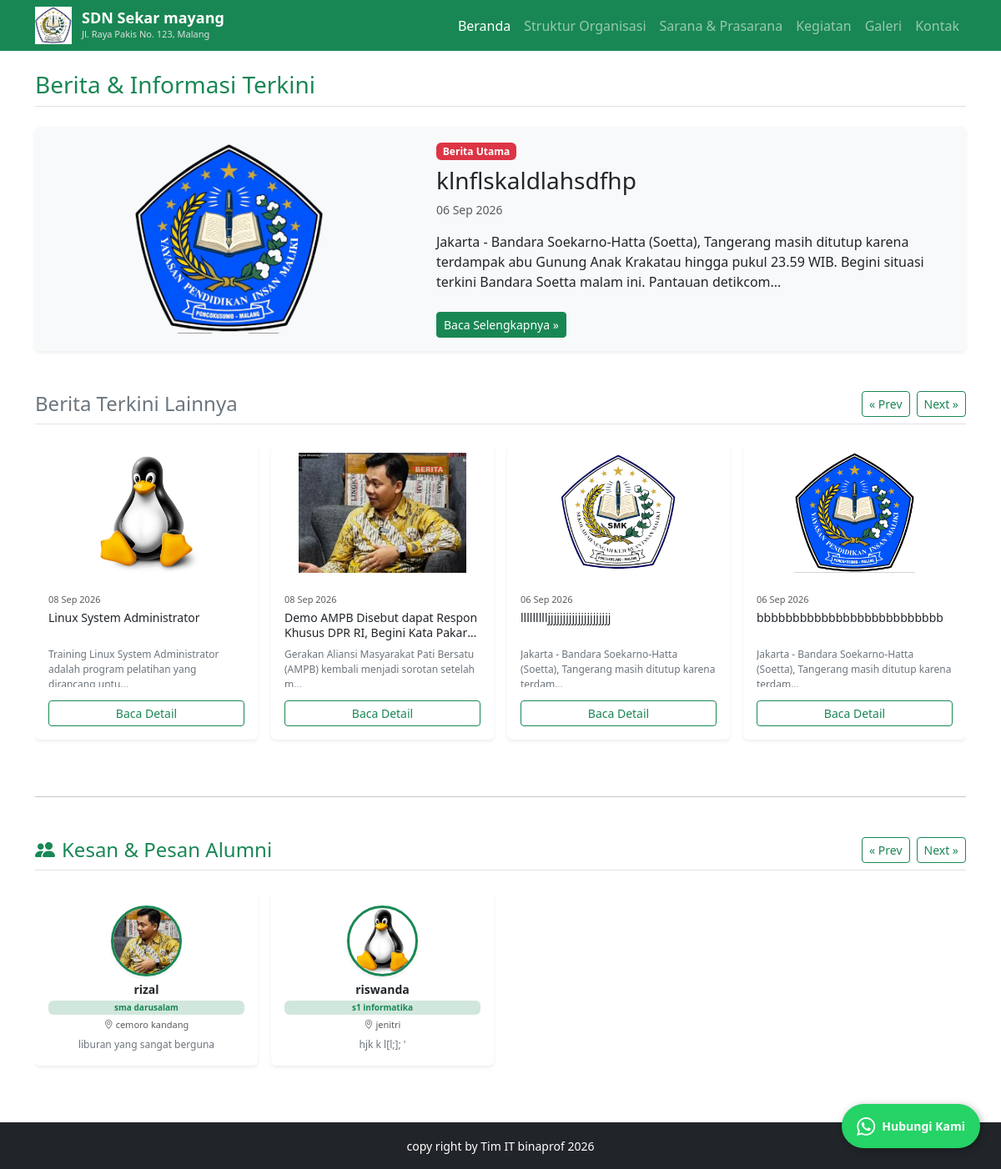
The page / on the database its author committed.
### tables this page shows
CREATE TABLE `profil_sekolah` (
  `id` int(11) NOT NULL,
  `nama_sekolah` varchar(255) NOT NULL,
  `alamat` text NOT NULL,
  `logo` varchar(255) NOT NULL
);

CREATE TABLE `berita` (
  `id` int(11) NOT NULL,
  `judul` varchar(255) NOT NULL,
  `slug` varchar(255) NOT NULL,
  `isi` text NOT NULL,
  `gambar` varchar(255) DEFAULT NULL,
  `kategori` enum('utama','biasa') DEFAULT 'biasa',
  `tanggal` timestamp NOT NULL DEFAULT current_timestamp()
);

CREATE TABLE `alumni` (
  `id` int(11) NOT NULL,
  `nama` varchar(100) NOT NULL,
  `pendidikan` varchar(100) NOT NULL,
  `alamat` varchar(150) NOT NULL,
  `kesan_pesan` text NOT NULL,
  `foto` varchar(255) NOT NULL,
  `created_at` timestamp NOT NULL DEFAULT current_timestamp()
);

### index.php (the view, shortened to what this page needs)
<?php
include 'header.php';
$query_utama = mysqli_query($koneksi, "SELECT * FROM berita WHERE kategori='utama' ORDER BY id DESC LIMIT 1");
$berita_utama = mysqli_fetch_assoc($query_utama);
$query_cuplikan = mysqli_query($koneksi, "SELECT * FROM berita WHERE id != '" . ($berita_utama['id'] ?? 0) . "' ORDER BY id DESC LIMIT 8");
$query_alumni = mysqli_query($koneksi, "SELECT * FROM alumni ORDER BY id DESC");
?>
<div class="container my-4">
    <h3 class="border-bottom pb-2 mb-4 text-success">Berita & Informasi Terkini</h3>
    <?php if ($berita_utama): ?>
    <div class="card mb-5 border-0 shadow-sm overflow-hidden">
        <div class="row g-0 align-items-center bg-light">
            <div class="col-md-5">
                <img src="uploads/<?= $berita_utama['gambar']; ?>" class="img-fluid p-3 w-100" style="height: 260px; object-fit: contain;" alt="Berita Utama">
            </div>
            <div class="col-md-7">
                <div class="card-body">
                    <span class="badge bg-danger mb-2">Berita Utama</span>
                    <h3 class="card-title text-dark"><?= $berita_utama['judul']; ?></h3>
                    <p class="text-muted small"><?= date('d M Y', strtotime($berita_utama['tanggal'])); ?></p>
                    <p class="card-text"><?= substr(strip_tags($berita_utama['isi']), 0, 200); ?>...</p>
                    <a href="detail_berita.php?id=<?= $berita_utama['id']; ?>" class="btn btn-success btn-sm mt-2">Baca Selengkapnya &raquo;</a>
                </div>
            </div>
        </div>
    </div>
    <?php endif; ?>
    <div class="d-flex justify-content-between align-items-center border-bottom pb-2 mb-3">
        <h4 class="text-secondary mb-0">Berita Terkini Lainnya</h4>
        <div class="d-flex gap-2">
            <button class="btn btn-sm btn-outline-success" onclick="scrollNews(-1)">&laquo; Prev</button>
            <button class="btn btn-sm btn-outline-success" onclick="scrollNews(1)">Next &raquo;</button>
        </div>
    </div>
    <div class="news-slider-container">
        <div class="news-slider-track" id="newsTrack">
            <?php
            if ($query_cuplikan && mysqli_num_rows($query_cuplikan) > 0):
                while ($row = mysqli_fetch_assoc($query_cuplikan)):
            ?>
            <div class="news-card-item">
                <div class="card h-100 shadow-sm border-0">
                    <img src="uploads/<?= $row['gambar']; ?>" class="card-img-top p-2" style="height: 160px; object-fit: contain;" alt="<?= $row['judul']; ?>">
                    <div class="card-body d-flex flex-column p-3">
                        <span class="text-muted small mb-1" style="font-size: 11px;"><?= date('d M Y', strtotime($row['tanggal'])); ?></span>
                        <h6 class="card-title text-dark font-weight-bold mb-2" style="font-size: 14px; line-height: 1.3; height: 36px; overflow: hidden; display: -webkit-box; -webkit-line-clamp: 2; -webkit-box-orient: vertical;">
                            <?= $row['judul']; ?>
                        </h6>
                        <p class="card-text small text-secondary mb-3" style="font-size: 12px; height: 48px; overflow: hidden; display: -webkit-box; -webkit-line-clamp: 3; -webkit-box-orient: vertical;">
                            <?= substr(strip_tags($row['isi']), 0, 80); ?>...
                        </p>
                        <a href="detail_berita.php?id=<?= $row['id']; ?>" class="btn btn-sm btn-outline-success w-100 mt-auto">Baca Detail</a>
                    </div>
                </div>
            </div>
            <?php
                endwhile;
            else:
            ?>
                <p class="text-muted small ms-2">Belum ada berita lainnya.</p>
            <?php endif; ?>
        </div>
    </div>
    <hr class="my-5">
    <div class="d-flex justify-content-between align-items-center border-bottom pb-2 mb-3">
        <h4 class="text-success mb-0"><i class="bi bi-people-fill me-2"></i>Kesan & Pesan Alumni</h4>
        <div class="d-flex gap-2">
            <button class="btn btn-sm btn-outline-success" onclick="scrollAlumni(-1)">&laquo; Prev</button>
            <button class="btn btn-sm btn-outline-success" onclick="scrollAlumni(1)">Next &raquo;</button>
        </div>
    </div>
    <div class="alumni-slider-container">
        <div class="alumni-slider-track" id="alumniTrack">
            <?php
            if ($query_alumni && mysqli_num_rows($query_alumni) > 0):
                while ($alumni = mysqli_fetch_assoc($query_alumni)):
            ?>
            <div class="alumni-card-item">
                <div class="card h-100 shadow-sm border-0 text-center p-3">
                    <div class="mb-2">
                        <img src="uploads/<?= $alumni['foto']; ?>" class="img-alumni shadow-sm" alt="<?= $alumni['nama']; ?>">
                    </div>
                    <h6 class="fw-bold text-dark mb-1" style="font-size: 14px;"><?= $alumni['nama']; ?></h6>
                    <span class="badge bg-success-subtle text-success mb-1" style="font-size: 10px;"><?= $alumni['pendidikan']; ?></span>
                    <p class="text-muted small mb-2" style="font-size: 11px;"><i class="bi bi-geo-alt"></i> <?= $alumni['alamat']; ?></p>
                    <p class="card-text text-secondary small" style="font-size: 12px; line-height: 1.4;">
                        <?= $alumni['kesan_pesan']; ?>
                    </p>
                </div>
            </div>
            <?php
                endwhile;
            else:
            ?>
                <p class="text-muted small ms-2">Belum ada kesan & pesan alumni yang ditambahkan.</p>
            <?php endif; ?>
        </div>
    </div>
</div>
<footer class="bg-dark text-white text-center py-3 mt-5">
    <small>copy right by Tim IT binaprof 2026</small>
</footer>
</body>
</html>

### header.php (shortened to what this page needs)
<?php
include 'koneksi.php';
$query_sekolah = mysqli_query($koneksi, "SELECT * FROM profil_sekolah ORDER BY id ASC LIMIT 1");
$data_sekolah  = mysqli_fetch_assoc($query_sekolah);
?>
<!DOCTYPE html>
<html lang="id">
<head>
    <link rel="stylesheet" href="https://cdn.jsdelivr.net/npm/bootstrap@5.3.0/dist/css/bootstrap.min.css">
    <link rel="stylesheet" href="https://cdn.jsdelivr.net/npm/bootstrap-icons@1.10.5/font/bootstrap-icons.css">
</head>
<body>
<nav class="navbar navbar-expand-lg navbar-dark bg-success sticky-top">
  <div class="container">
    <a class="brand-container" href="index.php">
        <?php if (!empty($data_sekolah['logo'])): ?>
            <img src="uploads/<?= $data_sekolah['logo']; ?>" alt="Logo Sekolah" class="brand-logo">
        <?php endif; ?>
        <div class="brand-text">
            <span class="nama-sekolah"><?= $data_sekolah['nama_sekolah'] ?? 'SMK NEGERI'; ?></span>
            <span class="alamat-sekolah"><?= $data_sekolah['alamat'] ?? ''; ?></span>
        </div>
    </a>
    <div class="collapse navbar-collapse" id="navbarNav">
      <ul class="navbar-nav ms-auto">
        <li class="nav-item"><a class="nav-link active" href="index.php">Beranda</a></li>
        <li class="nav-item"><a class="nav-link" href="halaman.php?hal=struktur">Struktur Organisasi</a></li>
        <li class="nav-item"><a class="nav-link" href="halaman.php?hal=sarana">Sarana & Prasarana</a></li>
        <li class="nav-item"><a class="nav-link" href="halaman.php?hal=kegiatan">Kegiatan</a></li>
        <li class="nav-item"><a class="nav-link" href="galeri.php">Galeri</a></li>
        <li class="nav-item"><a class="nav-link" href="halaman.php?hal=kontak">Kontak</a></li>
      </ul>
    </div>
  </div>
</nav>
<a href="https://wa.me/6282230991951?text=Halo%20Admin%20Sekolah,%20saya%20ingin%20bertanya%20informasi" class="wa-floating" target="_blank">
    <i class="bi bi-whatsapp"></i>
    <span>Hubungi Kami</span>
</a>

### header.php (style rules this page uses)
.brand-container { display: flex; align-items: center; gap: 12px; text-decoration: none; }
.brand-logo { height: 45px; width: auto; object-fit: contain; }
.brand-text { display: flex; flex-direction: column; }
.nama-sekolah { font-size: 18px; font-weight: bold; color: #ffffff; margin: 0; line-height: 1.2; }
.alamat-sekolah { font-size: 11px; color: #e0e0e0; margin: 0; }
.wa-floating { position: fixed; bottom: 25px; right: 25px; background-color: #25d366; color: white; border-radius: 50px; text-align: center; font-size: 14px; font-weight: bold; padding: 10px 18px; box-shadow: 2px 2px 10px rgba(0, 0, 0, 0.3); z-index: 9999; text-decoration: none; display: flex; align-items: center; gap: 8px; transition: all 0.3s ease; }
.wa-floating i { font-size: 22px; }

### index.php (style rules this page uses)
.news-slider-container, .alumni-slider-container { position: relative; overflow: hidden; padding: 10px 0; }
.news-slider-track, .alumni-slider-track { display: flex; gap: 16px; overflow-x: auto; scroll-behavior: smooth; scrollbar-width: none; -ms-overflow-style: none; padding-bottom: 10px; }
.news-card-item, .alumni-card-item { flex: 0 0 calc(25% - 12px); min-width: 250px; backface-visibility: hidden; transform: translateZ(0); }
.img-alumni { width: 85px; height: 85px; object-fit: cover; border-radius: 50%; border: 3px solid #198754; backface-visibility: hidden; -webkit-backface-visibility: hidden; }

### rows shown on the page
profil_sekolah: logo (picture), nama_sekolah "SDN Sekar mayang", alamat "Jl. Raya Pakis No. 123, Malang"
berita: gambar (picture), judul "klnflskaldlahsdfhp", tanggal "06 Sep 2026", isi "Jakarta - Bandara Soekarno-Hatta (Soetta), Tangerang masih ditutup karena terdampak abu Gunung Anak Krakatau hingga pukul 23.59 WIB. Begini situasi terkini Bandara Soetta malam ini. Pantauan detikcom"
berita: gambar (picture), tanggal "08 Sep 2026", judul "Linux System Administrator", isi "Training Linux System Administrator adalah program pelatihan…"
berita: gambar (picture), tanggal "08 Sep 2026", judul "Demo AMPB Disebut dapat Respon Khusus DPR RI, Begini Kata…", isi "Gerakan Aliansi Masyarakat Pati Bersatu (AMPB) kembali menjadi sorotan…"
berita: gambar (picture), tanggal "06 Sep 2026", judul "llllllllljjjjjjjjjjjjjjjjjjjjj", isi "Jakarta - Bandara Soekarno-Hatta (Soetta), Tangerang masih ditutup…"
berita: gambar (picture), tanggal "06 Sep 2026", judul "bbbbbbbbbbbbbbbbbbbbbbbbbb", isi "Jakarta - Bandara Soekarno-Hatta (Soetta), Tangerang masih ditutup…"
alumni: foto (picture), nama "rizal", pendidikan "sma darusalam", alamat "cemoro kandang", kesan_pesan "liburan yang sangat berguna"
alumni: foto (picture), nama "riswanda", pendidikan "s1 informatika", alamat "jenitri", kesan_pesan "hjk k l[l;]; '"
